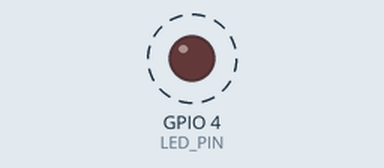
Recording of a sketch running on a simulated ESP32. Parts: output pins drawn as LEDs (lit = HIGH). Dashed ring = blinking.

Above: at 0.5 s.
Timing chart, 0 to 3.0 s (numbered marks = the images above):
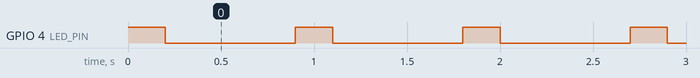

Measured:
- by itself, GPIO 4 (LED_PIN): alternates HIGH for 0.20 s and LOW for 0.70 s

The sketch:

6_3.ino
```cpp
#define LED_PIN 4

const char *pattern = "10101010";

int len;

  void setup() {
  pinMode(LED_PIN, OUTPUT);
  len = strlen(pattern);
}

  void loop() {
  for (int i = 0; i < len; i++) {

    if (pattern[i] == '1') {
      digitalWrite(LED_PIN, HIGH);
      delay(200);   // short ON
    } else {
      digitalWrite(LED_PIN, LOW);
      delay(600);   // long OFF
    }

    digitalWrite(LED_PIN, LOW);
    delay(50);
  }
}
```
